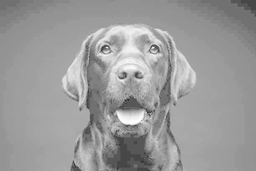
#> input picture LightDog.png, 256 x 171 px, shrunk from 612 x 408 before the run
$ python EdgeDetectionTechniques.py
#> lines starting #> are read from the running program, lines starting #| are printed output that depends on the picture; after the words box and inside, x2 and y2 are one past the last pixel; in counts of white or black regions, pixels touching at a corner belong together
import cv2
import numpy as np
import math
from numba import jit

@jit(nopython=True)
def Multiplier(matrix, y, x, picture):  # Function for matrix multiplication
    result = 0
    for i in range(-1, 2):
        for j in range(-1, 2):  # Iterate through both matrices
            try:  # Check if it goes out of the image boundaries
                pixel = picture[y+i][x+j]
            except:
                pixel = 0
            result += matrix[i][j] * pixel  # Calculate the average
    return result


@jit(nopython=True)
def Roberts(picture):
    height = picture.shape[0]
    width = picture.shape[1]

    v_mask = [[0, 0, 0],
              [1, 0, 0],
              [0, -1, 0]]

    h_mask = [[0, 0, 0],
              [0, 1, 0],
              [-1, 0, 0]]

    result_image = np.zeros(picture.shape, dtype=np.uint8)  # Create a temporary image filled with zeros

    for x in range(width):
        for y in range(height):  # Iterate through the entire image
            vertical = Multiplier(v_mask, y, x, picture)  # Apply vertical mask
            horizontal = Multiplier(h_mask, y, x, picture)  # Apply horizontal mask
            result_image[y][x] = math.sqrt(vertical**2 + horizontal**2)  # Absolute value

    return result_image

@jit(nopython=True)
def Prewitt(picture):
    height = picture.shape[0]
    width = picture.shape[1]

    v_mask = [[1, 0, -1],
              [1, 0, -1],
              [1, 0, -1]]

    h_mask = [[1, 1, 1],
              [0, 0, 0],
              [-1, -1, -1]]

    result_image = np.zeros(picture.shape, dtype=np.uint8)

    for x in range(width):
        for y in range(height):
            vertical = Multiplier(v_mask, y, x, picture)
            horizontal = Multiplier(h_mask, y, x, picture)
            result_image[y][x] = math.sqrt(vertical**2 + horizontal**2)

    return result_image

@jit(nopython=True)
def Sobel(picture):
    height = picture.shape[0]
    width = picture.shape[1]

    v_mask = [[-1, 0, 1],
              [-2, 0, 2],
              [-1, 0, 1]]

    h_mask = [[1, 2, 1],
              [0, 0, 0],
              [-1, -2, -1]]

    result_image = np.zeros(picture.shape, dtype=np.uint8)

    for x in range(width):
        for y in range(height):
            vertical = Multiplier(v_mask, y, x, picture)
            horizontal = Multiplier(h_mask, y, x, picture)
            result_image[y][x] = math.sqrt(vertical**2 + horizontal**2)

    return result_image


# Load grayscale images
imgDark = cv2.imread('LightDog.png', cv2.IMREAD_GRAYSCALE)
#> imgDark is the input picture: shape (171, 256); min 33, max 255, mean 154.6
imgLight = cv2.imread('DarkDog.png', cv2.IMREAD_GRAYSCALE)
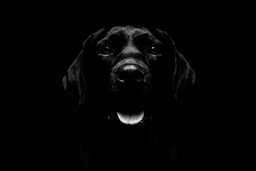
#> input picture DarkDog.png, 256 x 171 px, shrunk from 612 x 408 before the run
#> imgLight is the input picture: shape (171, 256); min 0, max 248, mean 3.5

# Display the original images side by side
cv2.imshow('image', np.hstack([imgLight, imgDark]))
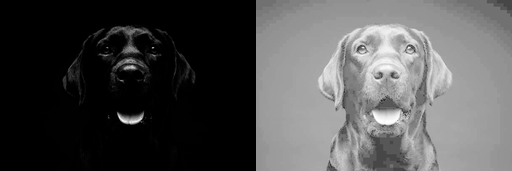
#> window 'image': shape (171, 512); min 0, max 255, mean 79.1

# Apply median blur to reduce noise
medianDark = cv2.medianBlur(imgDark, 7)
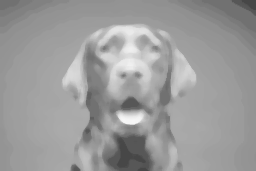
#> medianDark: shape (171, 256); min 71, max 247, mean 154.8
medianLight = cv2.medianBlur(imgLight, 7)


# Display edge detection results for Prewitt, Roberts, Sobel, and Canny
cv2.imshow('Prewitt', np.hstack([Prewitt(medianLight), Prewitt(medianDark)]))
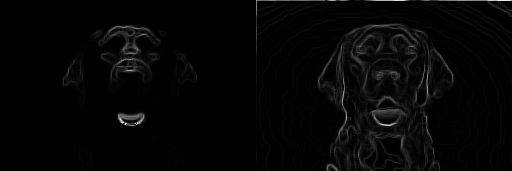
#> window 'Prewitt': shape (171, 512); min 0, max 253, mean 5.2
cv2.imshow('Roberts', np.hstack([Roberts(medianLight), Roberts(medianDark)]))
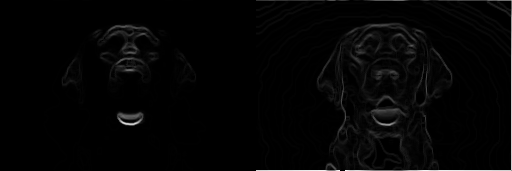
#> window 'Roberts': shape (171, 512); min 0, max 252, mean 4.5
cv2.imshow('Sobel', np.hstack([Sobel(medianLight), Sobel(medianDark)]))
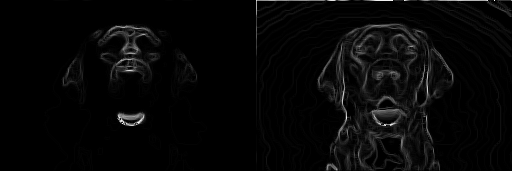
#> window 'Sobel': shape (171, 512); min 0, max 254, mean 6.9
cv2.imshow('Canny', np.hstack([cv2.Canny(medianLight, 100, 200), cv2.Canny(medianDark, 100, 200)]))
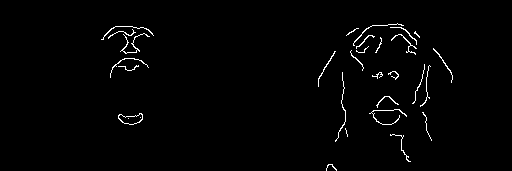
#> window 'Canny': shape (171, 512); 1.4% white in thin lines or dots, all inside (x1, y1, x2, y2) = (101, 23, 453, 171)

cv2.waitKey(0)
cv2.destroyAllWindows()
